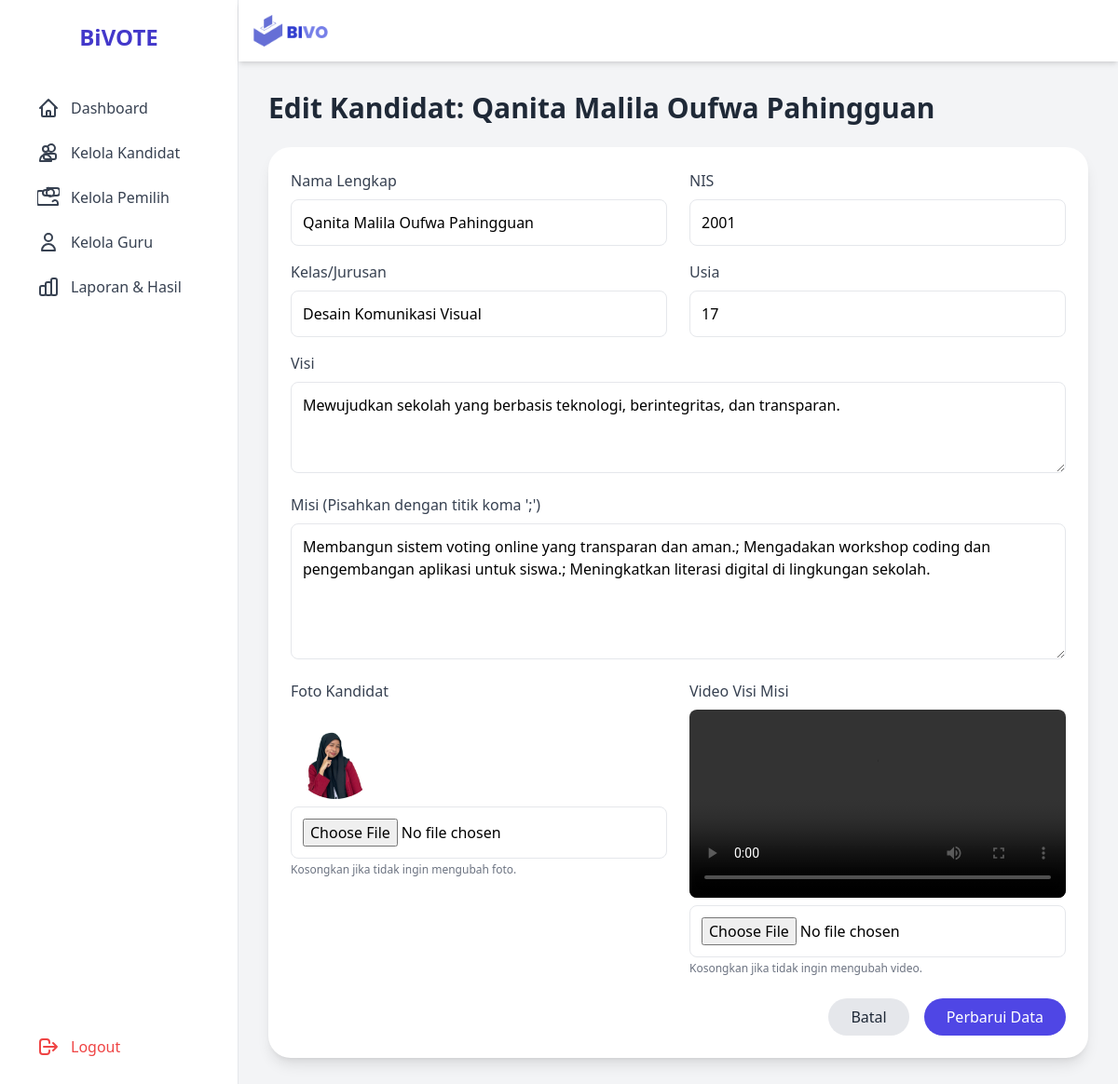
Page /admin/edit_candidate.php?id=1 (signed in) on the committed database.
### tables this page shows
CREATE TABLE `kandidat` (
  `id` int(11) NOT NULL AUTO_INCREMENT,
  `nama_lengkap` varchar(255) NOT NULL,
  `nis` varchar(50) NOT NULL,
  `visi` text NOT NULL,
  `misi` text NOT NULL,
  `video_path` varchar(255) DEFAULT NULL,
  `foto_path` varchar(255) NOT NULL,
  `kejar` varchar(255) NOT NULL,
  `usia` int(11) DEFAULT NULL,
  `jumlah_suara` int(11) DEFAULT 0,
  PRIMARY KEY (`id`),
  UNIQUE KEY `nis` (`nis`)
);

### admin/edit_candidate.php (the view, shortened to what this page needs)
<?php
require_once '../config/koneksi.php';
if (isset($_GET['id'])) {
    $id = (int)$_GET['id'];
    $stmt = $koneksi->prepare("SELECT * FROM kandidat WHERE id = ?");
    $stmt->bind_param("i", $id);
    $stmt->execute();
    $result = $stmt->get_result();
    $kandidat = $result->fetch_assoc();
} else {
    header("Location: manage_candidates.php");
    exit;
}
?>
<!DOCTYPE html>
<html lang="en">
<head>
    <script src="https://cdn.tailwindcss.com"></script>
    <link rel="stylesheet" href="../assets/css/custom.css">
</head>
<body class="bg-gray-100 min-h-screen flex">
    <?php include '../includes/sidebar_admin.php'; ?>
    <div class="flex-1 flex flex-col min-h-screen">
        <?php include '../includes/header_admin.php'; ?>
        <main class="flex-1 p-8">
            <h1 class="text-3xl font-bold text-gray-800 mb-6">Edit Kandidat: <?php echo htmlspecialchars($kandidat['nama_lengkap']); ?></h1>
            <div class="bg-white p-6 rounded-3xl shadow-lg">
                <form action="edit_candidate.php?id=<?php echo $kandidat['id']; ?>" method="POST" enctype="multipart/form-data">
                    <div class="grid grid-cols-1 md:grid-cols-2 gap-6 mb-4">
                        <div>
                            <label for="nama_lengkap" class="block text-gray-700 font-medium mb-2">Nama Lengkap</label>
                            <input type="text" id="nama_lengkap" name="nama_lengkap" value="<?php echo htmlspecialchars($kandidat['nama_lengkap']); ?>" class="w-full p-3 border rounded-lg focus:outline-none focus:ring-2 focus:ring-indigo-500" required>
                        </div>
                        <div>
                            <label for="nis" class="block text-gray-700 font-medium mb-2">NIS</label>
                            <input type="text" id="nis" name="nis" value="<?php echo htmlspecialchars($kandidat['nis']); ?>" class="w-full p-3 border rounded-lg focus:outline-none focus:ring-2 focus:ring-indigo-500" required>
                        </div>
                    </div>
                    <div class="grid grid-cols-1 md:grid-cols-2 gap-6 mb-4">
                        <div>
                            <label for="kejar" class="block text-gray-700 font-medium mb-2">Kelas/Jurusan</label>
                            <input type="text" id="kejar" name="kejar" value="<?php echo htmlspecialchars($kandidat['kejar']); ?>" class="w-full p-3 border rounded-lg focus:outline-none focus:ring-2 focus:ring-indigo-500" required>
                        </div>
                        <div>
                            <label for="usia" class="block text-gray-700 font-medium mb-2">Usia</label>
                            <input type="number" id="usia" name="usia" value="<?php echo htmlspecialchars($kandidat['usia']); ?>" class="w-full p-3 border rounded-lg focus:outline-none focus:ring-2 focus:ring-indigo-500" required>
                        </div>
                    </div>
                    <div class="mb-4">
                        <label for="visi" class="block text-gray-700 font-medium mb-2">Visi</label>
                        <textarea id="visi" name="visi" rows="3" class="w-full p-3 border rounded-lg focus:outline-none focus:ring-2 focus:ring-indigo-500" required><?php echo htmlspecialchars($kandidat['visi']); ?></textarea>
                    </div>
                    <div class="mb-4">
                        <label for="misi" class="block text-gray-700 font-medium mb-2">Misi (Pisahkan dengan titik koma ';')</label>
                        <textarea id="misi" name="misi" rows="5" class="w-full p-3 border rounded-lg focus:outline-none focus:ring-2 focus:ring-indigo-500" required><?php echo htmlspecialchars($kandidat['misi']); ?></textarea>
                    </div>
                    <div class="grid grid-cols-1 md:grid-cols-2 gap-6 mb-6">
                        <div>
                            <label for="foto" class="block text-gray-700 font-medium mb-2">Foto Kandidat</label>
                            <?php if ($kandidat['foto_path']): ?>
                                <div class="mb-2">
                                    <img src="<?php echo htmlspecialchars($kandidat['foto_path']); ?>" alt="Foto Sekarang" class="w-24 h-24 object-cover rounded-full">
                                </div>
                            <?php endif; ?>
                            <input type="file" id="foto" name="foto" accept="image/*" class="w-full p-3 border rounded-lg focus:outline-none focus:ring-2 focus:ring-indigo-500">
                            <p class="text-xs text-gray-500 mt-1">Kosongkan jika tidak ingin mengubah foto.</p>
                        </div>
                        <div>
                            <label for="video" class="block text-gray-700 font-medium mb-2">Video Visi Misi</label>
                            <?php if ($kandidat['video_path']): ?>
                                <div class="mb-2">
                                    <video src="<?php echo htmlspecialchars($kandidat['video_path']); ?>" controls class="w-full rounded-lg"></video>
                                </div>
                            <?php endif; ?>
                            <input type="file" id="video" name="video" accept="video/*" class="w-full p-3 border rounded-lg focus:outline-none focus:ring-2 focus:ring-indigo-500">
                            <p class="text-xs text-gray-500 mt-1">Kosongkan jika tidak ingin mengubah video.</p>
                        </div>
                    </div>
                    <div class="flex justify-end space-x-4">
                        <a href="manage_candidates.php" class="py-2 px-6 bg-gray-200 text-gray-800 rounded-full hover:bg-gray-300 transition-colors">Batal</a>
                        <button type="submit" class="py-2 px-6 bg-indigo-600 text-white rounded-full hover:bg-indigo-700 transition-colors">Perbarui Data</button>
                    </div>
                </form>
            </div>
        </main>
    </div>
</body>
</html>

### rows in the picture
kandidat: nama_lengkap "Qanita Malila Oufwa Pahingguan", nis "2001", kejar "Desain Komunikasi Visual", usia "17", visi "Mewujudkan sekolah yang berbasis teknologi, berintegritas, dan transparan.", misi "Membangun sistem voting online yang transparan dan aman.; Mengadakan workshop coding dan pengembangan aplikasi untuk siswa.; Meningkatkan literasi digital di lingkungan sekolah.", foto_path (picture)
